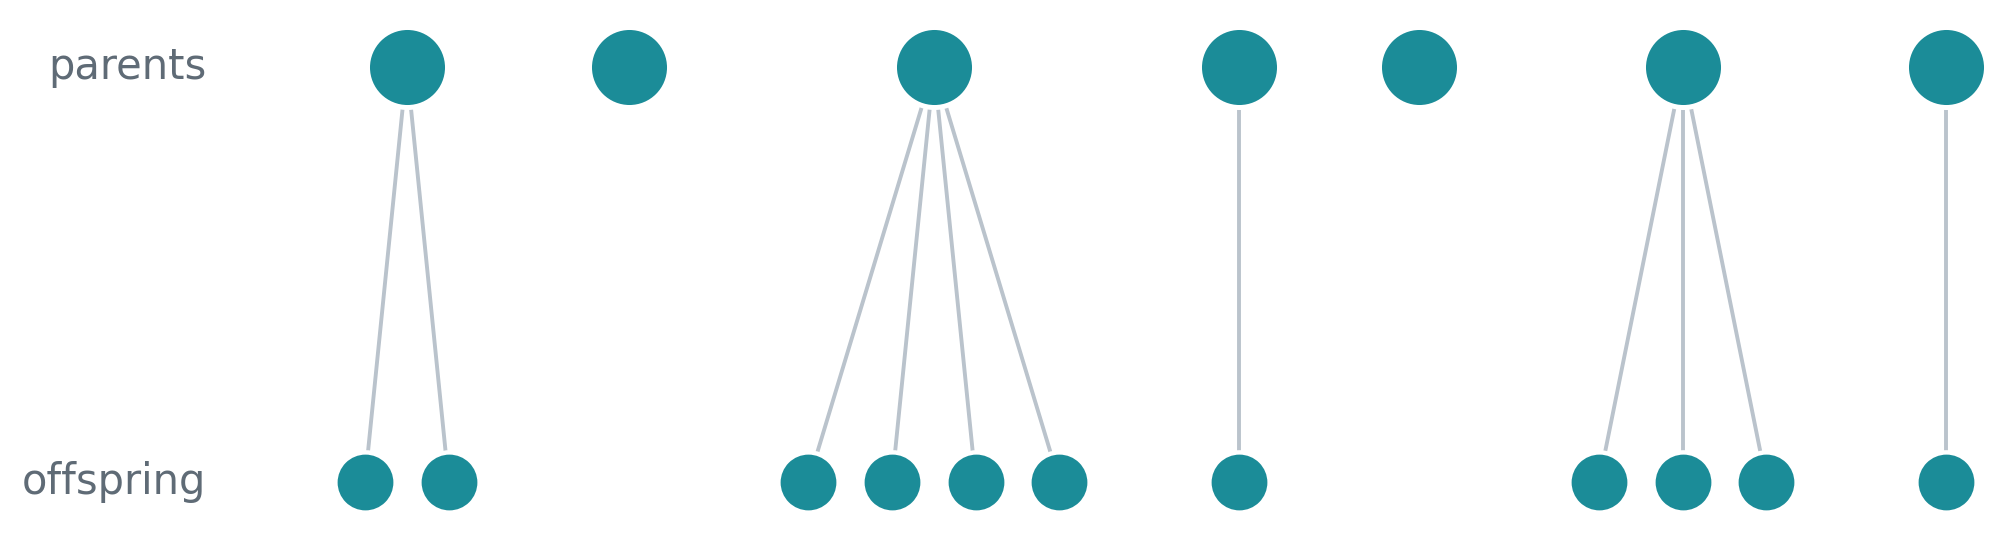

This chart was generated by the following Python code:
"""
Opening-slide visual: individuals vary in offspring number (reproductive variance).

A one-generation reproduction diagram: a row of identical parent individuals, each
connected to the offspring it produced. The number varies -- some leave none, some
leave several -- with no axes, numbers, or distributions. This is the individual-level
picture whose population-level consequence is demographic stochasticity.

Deck palette (daytime.css): white slides, ink #1b1f24, on-brand teal #1b8c98.
Single colour for every individual: the variation is in NUMBER, not type.
Transparent background so it drops onto the white slide.
"""
import numpy as np
import matplotlib as mpl
mpl.use('Agg')
import matplotlib.pyplot as plt

INK   = '#1b1f24'
TEAL  = '#1b8c98'   # every individual (parents + offspring): same kind
LINE  = '#b2bcc6'   # parent -> offspring links
LABEL = '#5f6b76'

mpl.rcParams.update({'font.family': 'DejaVu Sans', 'svg.fonttype': 'none'})

# one clear, punchy spread: two leave none, two leave several
counts = [2, 0, 4, 1, 0, 3, 1]        # 7 parents -> 11 offspring
GAP = 1.15                             # space between families

# ---- lay families out left-to-right, each parent centred over its brood ----
families = []
x = 0.0
for c in counts:
    if c == 0:
        families.append((x + 0.5, [])); x += 1 + GAP
    else:
        block = [x + i + 0.5 for i in range(c)]
        families.append((x + c / 2.0, block)); x += c + GAP
x_right = x - GAP

parent_x   = [f[0] for f in families]
offspring_x = [o for f in families for o in f[1]]
Y_P, Y_O = 1.7, 0.0

fig, ax = plt.subplots(figsize=(10.5, 3.5))

# links first (behind the circles)
for px, block in families:
    for ox in block:
        ax.plot([px, ox], [Y_P, Y_O], color=LINE, lw=1.4, alpha=0.9,
                solid_capstyle='round', zorder=1)

# individuals (scatter keeps them perfectly round at any aspect); parents a touch larger
ax.scatter(offspring_x, [Y_O]*len(offspring_x), s=470, color=TEAL,
           edgecolors='white', linewidths=1.6, zorder=3)
ax.scatter(parent_x, [Y_P]*len(parent_x), s=830, color=TEAL,
           edgecolors='white', linewidths=1.8, zorder=3)

# soft row labels on the left (the only text)
xL = -1.4
ax.text(xL, Y_P, 'parents',   ha='right', va='center', color=LABEL, fontsize=15)
ax.text(xL, Y_O, 'offspring', ha='right', va='center', color=LABEL, fontsize=15)

ax.set_xlim(xL - 3.0, x_right + 0.6)
ax.set_ylim(-0.55, 2.25)
ax.axis('off')
fig.tight_layout(pad=0.3)
fig.savefig('repro_variance.png', dpi=200, transparent=True, bbox_inches='tight')
plt.close(fig)
print(f'saved repro_variance.png : {len(counts)} parents, offspring counts {counts} '
      f'(total {sum(counts)}), mean {np.mean(counts):.2f}, var {np.var(counts):.2f}')

# ---- trim transparent border to a tight crop (+ small margin) ----
from PIL import Image
im = Image.open('repro_variance.png')
a = np.array(im)[..., 3]
ys, xs = np.where(a > 0)
m = 24
box = (max(xs.min()-m,0), max(ys.min()-m,0), min(xs.max()+m, im.width), min(ys.max()+m, im.height))
im.crop(box).save('repro_variance.png')
print('trimmed to', Image.open('repro_variance.png').size)
